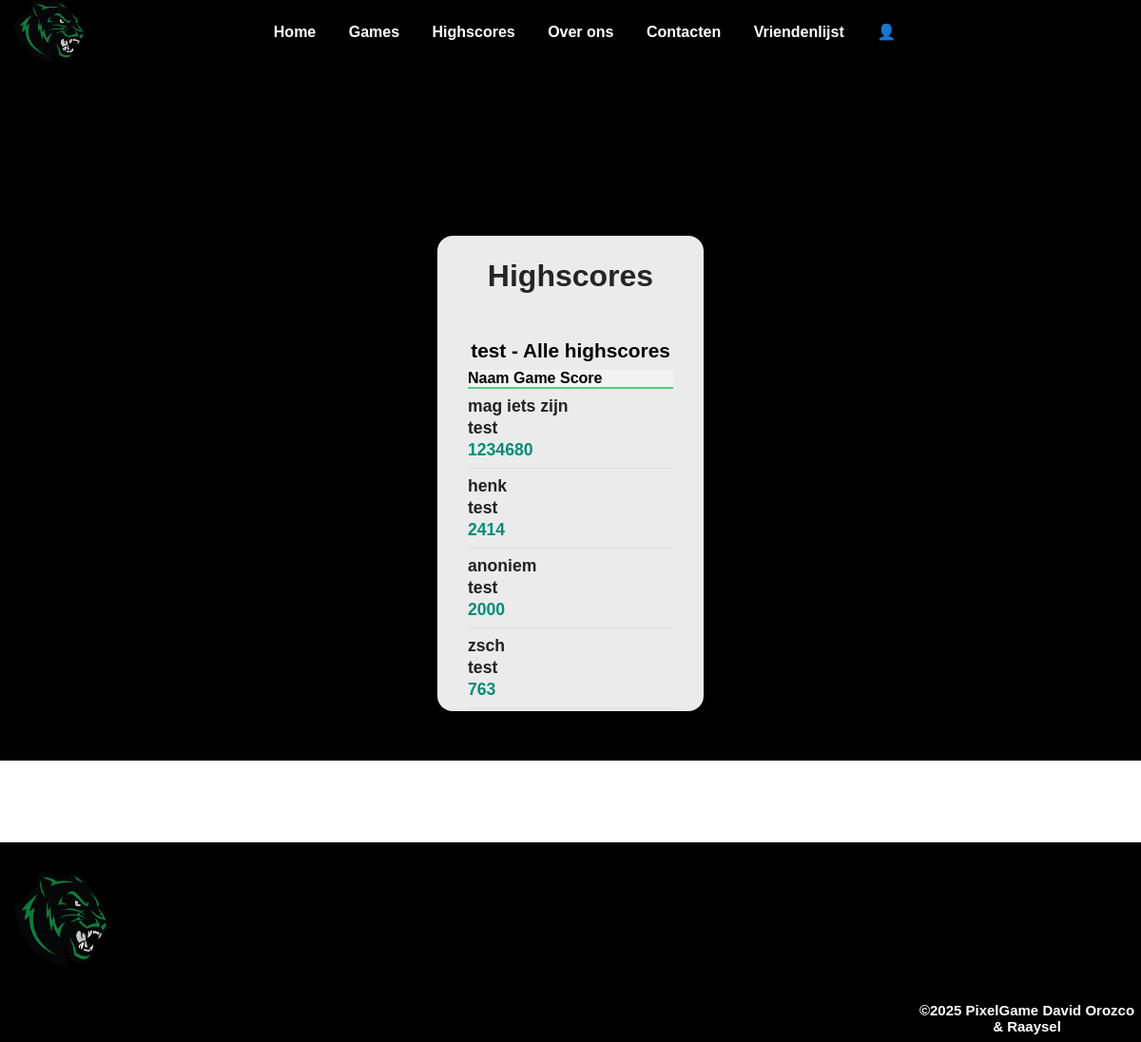
The app's page /highscores.php?game=test with its own data.
### tables this page shows
CREATE TABLE `highscores` (
  `id` int(11) NOT NULL,
  `user_id` int(11) DEFAULT NULL,
  `game_name` varchar(255) NOT NULL,
  `username` varchar(50) NOT NULL,
  `score` int(11) NOT NULL
);

### highscores.php (the view, shortened to what this page needs)
<!DOCTYPE html>
<html lang="nl">
<head>
</head>
<body>
</body>
</html>
<?php
require_once 'header.php';
$db = Database::getInstance();
$conn = $db->getConnection();
try {
$games = $conn->query("SELECT DISTINCT game_name FROM highscores")->fetchAll(PDO::FETCH_COLUMN);
}
catch (PDOException $e) {
    echo "Fout bij het ophalen van de games: " . $e->getMessage();
    $games = [];
    }
$selected_game = $_GET['game'] ?? null;
?>
<body>
<main>
    <section class="highscores-container">
        <article class="highscores-scoreboard">
            <h1 class="highscores-title">Highscores</h1>
            <?php if ($selected_game && in_array($selected_game, $games)): ?>
                <h2 class="highscores-game-title"><?= htmlspecialchars($selected_game) ?> - Alle highscores</h2>
                <ul class="highscores-table">
                    <li class="highscores-header">
                        <span>Naam</span>
                        <span>Game</span>
                        <span>Score</span>
                    </li>
                    <?php
                    $stmt = $conn->prepare("SELECT username, score FROM highscores WHERE game_name = :game ORDER BY score DESC");
                    $stmt->bindParam(':game', $selected_game, PDO::PARAM_STR);
                    $stmt->execute();
                    $scores = $stmt->fetchAll(PDO::FETCH_ASSOC);
                    foreach ($scores as $row):
                        $naam = $row['username'] ? htmlspecialchars($row['username']) : 'anoniem';
                    ?>
                        <li class="highscores-row">
                            <span><?= $naam ?></span>
                            <span><?= htmlspecialchars($selected_game) ?></span>
                            <span><strong><?= htmlspecialchars($row['score']) ?></strong></span>
                        </li>
                    <?php endforeach; ?>
                </ul>
            <?php endif; ?>
        </article>
    </section>
</main>
</body>
<?php require_once 'footer.php'; ?>

### css/style.css (style rules this page uses)
* { margin:0; padding:0; box-sizing: border-box; }
body { font-family: Arial, Helvetica, sans-serif; font-weight: bold; margin: 0; display: flex; align-items: center; flex-direction: column; position: relative; }
section { display: flex; flex-direction: column; justify-content: center; height: 102vh; background-clip: border-box; width: 100%; position: relative; }
h1 { font-size: 3rem; color: hsla(0, 0%, 0%, 0.842); text-align: center; }
.highscores-scoreboard { margin: 40px auto 0 auto; padding: 24px 32px; background: rgba(255,255,255,0.92); border-radius: 16px; box-shadow: 0 4px 32px rgba(0,0,0,0.08); max-width: 700px; width: fit-content; min-width: 280px; display: flex; flex-direction: column; align-items: center; max-height: 500px; overflow-y: auto; }
.highscores-table { width: 100%; max-width: 600px; margin: 0 auto 24px auto; padding: 0; list-style: none; background: transparent; border-radius: 12px; }
.highscores-header { font-weight: bold; background: #f2f2f2; border-bottom: 2px solid #50c878ef; display: block; }
.highscores-row { display: block; padding: 8px 0; border-bottom: 1px solid #e0e0e0; background: none; font-size: 1.1rem; color: #222; }
.highscores-row span { display: block; min-width: 0; width: auto; text-align: left; font-size: 1.1rem; color: #222; margin-bottom: 2px; }
.highscores-row span:last-child { font-weight: bold; color: #008d78; margin-bottom: 0; }
.highscores-title { text-align: center; font-size: 2rem; margin-bottom: 24px; }
.highscores-game-title { font-size: 1.3rem; margin: 24px 0 8px 0; text-align: center; }
body { padding-top: 70px; }

### records on screen
highscores: username "mag iets zijn", score "1234680"
highscores: username "henk", score "2414"
highscores: username "anoniem", score "2000"
highscores: username "zsch", score "763"

### other values on screen
$selected_game "test"
